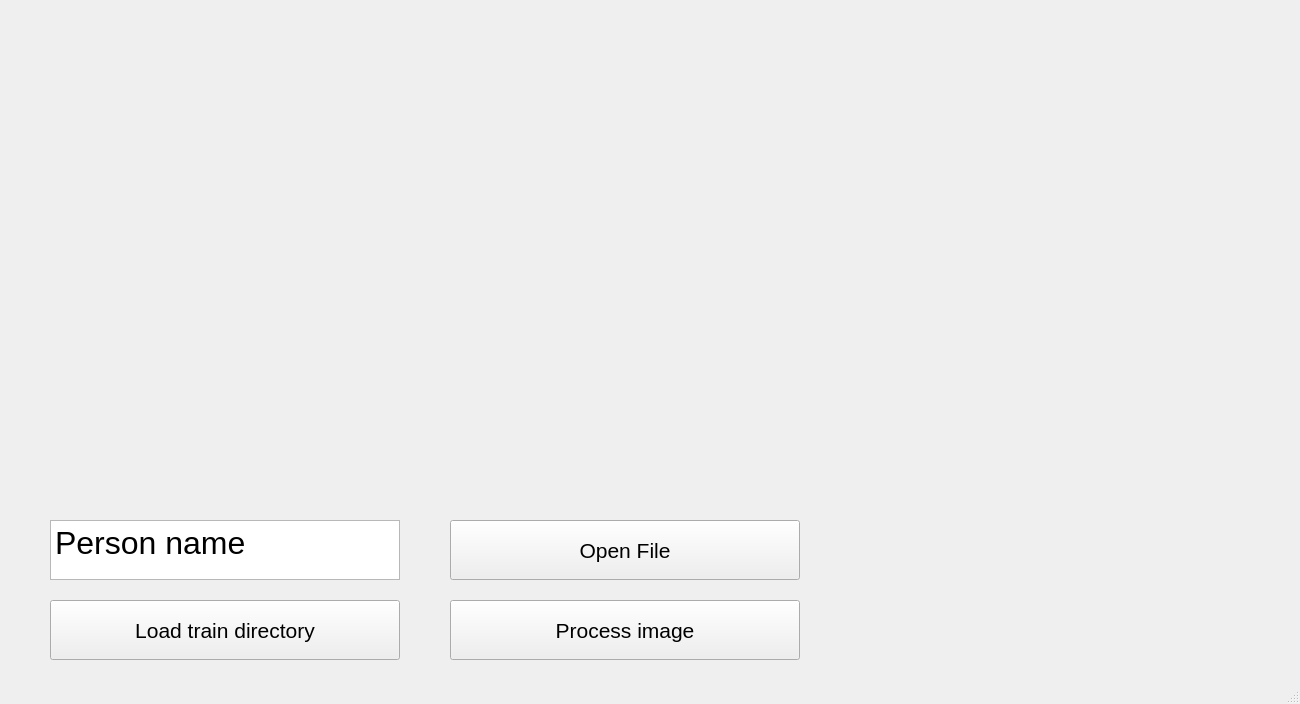
<?xml version="1.0" encoding="UTF-8"?>
<ui version="4.0">
 <class>MainWindow</class>
 <widget class="QMainWindow" name="MainWindow">
  <property name="geometry">
   <rect>
    <x>0</x>
    <y>0</y>
    <width>1300</width>
    <height>704</height>
   </rect>
  </property>
  <property name="windowTitle">
   <string>Face recognition app</string>
  </property>
  <widget class="QWidget" name="centralwidget">
   <widget class="QPushButton" name="pushButton">
    <property name="geometry">
     <rect>
      <x>450</x>
      <y>520</y>
      <width>350</width>
      <height>60</height>
     </rect>
    </property>
    <property name="sizePolicy">
     <sizepolicy hsizetype="Minimum" vsizetype="Fixed">
      <horstretch>0</horstretch>
      <verstretch>0</verstretch>
     </sizepolicy>
    </property>
    <property name="font">
     <font>
      <pointsize>16</pointsize>
     </font>
    </property>
    <property name="text">
     <string>Open File</string>
    </property>
   </widget>
   <widget class="QLabel" name="label">
    <property name="geometry">
     <rect>
      <x>50</x>
      <y>20</y>
      <width>560</width>
      <height>471</height>
     </rect>
    </property>
    <property name="text">
     <string/>
    </property>
    <property name="alignment">
     <set>Qt::AlignCenter</set>
    </property>
   </widget>
   <widget class="QPushButton" name="pushButton_2">
    <property name="geometry">
     <rect>
      <x>450</x>
      <y>600</y>
      <width>350</width>
      <height>60</height>
     </rect>
    </property>
    <property name="sizePolicy">
     <sizepolicy hsizetype="Minimum" vsizetype="Fixed">
      <horstretch>0</horstretch>
      <verstretch>0</verstretch>
     </sizepolicy>
    </property>
    <property name="font">
     <font>
      <pointsize>16</pointsize>
     </font>
    </property>
    <property name="text">
     <string>Process image</string>
    </property>
   </widget>
   <widget class="QLabel" name="label_3">
    <property name="geometry">
     <rect>
      <x>690</x>
      <y>20</y>
      <width>560</width>
      <height>471</height>
     </rect>
    </property>
    <property name="text">
     <string/>
    </property>
    <property name="alignment">
     <set>Qt::AlignCenter</set>
    </property>
   </widget>
   <widget class="QPushButton" name="pushButton_3">
    <property name="geometry">
     <rect>
      <x>50</x>
      <y>600</y>
      <width>350</width>
      <height>60</height>
     </rect>
    </property>
    <property name="sizePolicy">
     <sizepolicy hsizetype="Minimum" vsizetype="Fixed">
      <horstretch>0</horstretch>
      <verstretch>0</verstretch>
     </sizepolicy>
    </property>
    <property name="font">
     <font>
      <pointsize>16</pointsize>
     </font>
    </property>
    <property name="text">
     <string>Load train directory</string>
    </property>
   </widget>
   <widget class="QTextEdit" name="textEdit">
    <property name="geometry">
     <rect>
      <x>50</x>
      <y>520</y>
      <width>350</width>
      <height>60</height>
     </rect>
    </property>
    <property name="font">
     <font>
      <pointsize>20</pointsize>
     </font>
    </property>
    <property name="html">
     <string>&lt;!DOCTYPE HTML PUBLIC &quot;-//W3C//DTD HTML 4.0//EN&quot; &quot;http://www.w3.org/TR/REC-html40/strict.dtd&quot;&gt;
&lt;html&gt;&lt;head&gt;&lt;meta name=&quot;qrichtext&quot; content=&quot;1&quot; /&gt;&lt;style type=&quot;text/css&quot;&gt;
p, li { white-space: pre-wrap; }
&lt;/style&gt;&lt;/head&gt;&lt;body style=&quot; font-family:'MS Shell Dlg 2'; font-size:20pt; font-weight:400; font-style:normal;&quot;&gt;
&lt;p style=&quot; margin-top:0px; margin-bottom:0px; margin-left:0px; margin-right:0px; -qt-block-indent:0; text-indent:0px;&quot;&gt;&lt;span style=&quot; font-size:24pt;&quot;&gt;Person name&lt;/span&gt;&lt;/p&gt;&lt;/body&gt;&lt;/html&gt;</string>
    </property>
   </widget>
  </widget>
  <widget class="QMenuBar" name="menubar">
   <property name="geometry">
    <rect>
     <x>0</x>
     <y>0</y>
     <width>1300</width>
     <height>21</height>
    </rect>
   </property>
  </widget>
  <widget class="QStatusBar" name="statusbar"/>
 </widget>
 <resources/>
 <connections/>
</ui>
